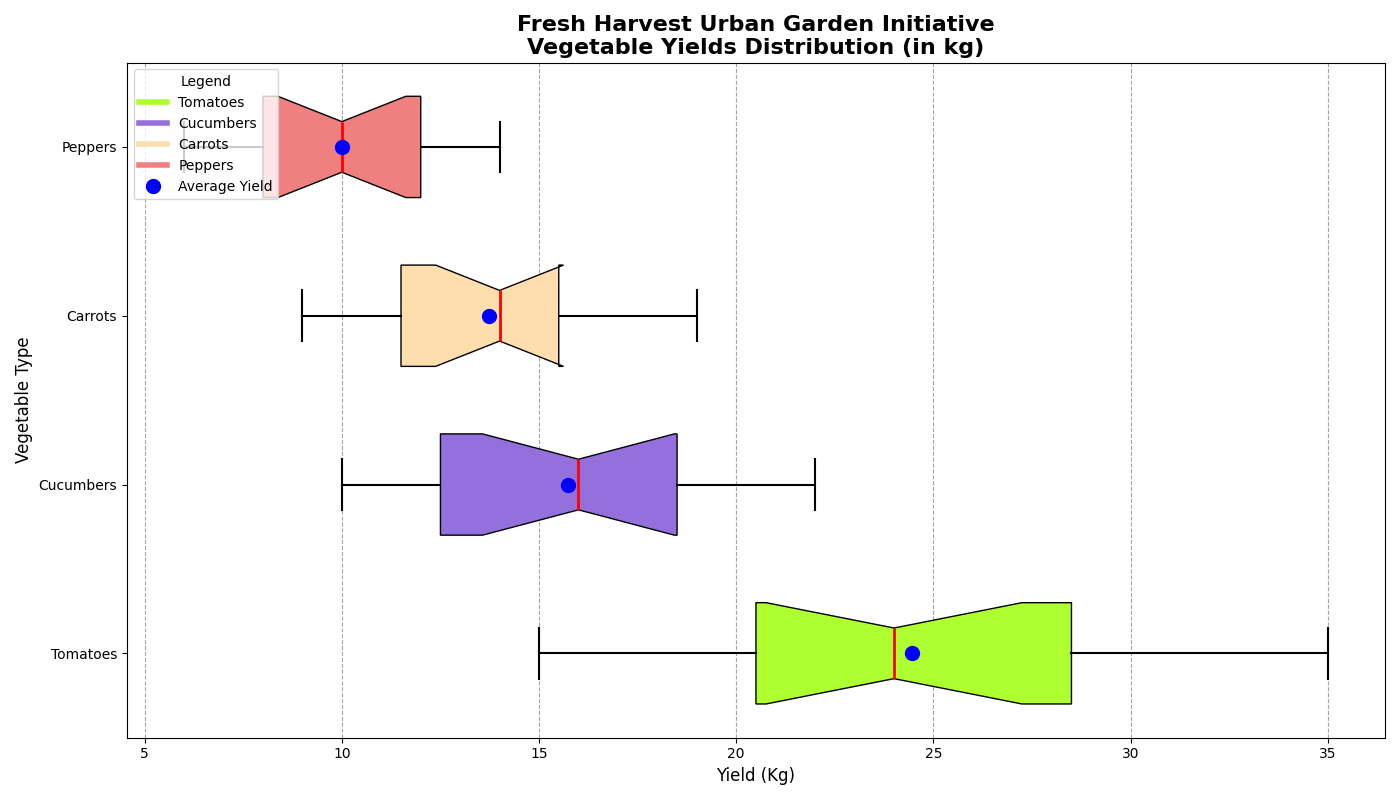

Source code (Python):
import matplotlib.pyplot as plt
import numpy as np

vegetables = ['Tomatoes', 'Cucumbers', 'Carrots', 'Peppers']
yields = {
    'Tomatoes': [15, 20, 22, 18, 25, 30, 35, 24, 28, 23, 19, 29, 31, 27, 21],
    'Cucumbers': [10, 15, 12, 18, 11, 17, 14, 20, 21, 16, 13, 19, 22, 10, 18],
    'Carrots': [9, 11, 13, 15, 14, 12, 10, 16, 18, 11, 14, 15, 17, 19, 12],
    'Peppers': [6, 8, 7, 11, 9, 12, 13, 10, 14, 12, 11, 9, 8, 13, 7]
}

data = [yields[veg] for veg in vegetables]
average_yields = [np.mean(yields[veg]) for veg in vegetables]

fig, ax = plt.subplots(figsize=(14, 8))

box = ax.boxplot(data, patch_artist=True, labels=vegetables, notch=True, widths=0.6, vert=False)

# Manually shuffled colors
shuffled_colors = ['#ADFF2F', '#9370DB', '#FFDEAD', '#F08080']
for patch, color in zip(box['boxes'], shuffled_colors):
    patch.set_facecolor(color)
for whisker in box['whiskers']:
    whisker.set(color='black', linestyle='-', linewidth=1.5)
for cap in box['caps']:
    cap.set(color='black', linewidth=1.5)
for median in box['medians']:
    median.set(color='red', linewidth=2)
for flier in box['fliers']:
    flier.set(markerfacecolor='orange', marker='o', markersize=6)

ax.scatter(average_yields, range(1, len(vegetables) + 1), color='blue', s=100, zorder=3, label='Average Yield')

ax.set_title('Fresh Harvest Urban Garden Initiative\nVegetable Yields Distribution (in kg)', fontsize=16, fontweight='bold')
ax.set_ylabel('Vegetable Type', fontsize=12)
ax.set_xlabel('Yield (Kg)', fontsize=12)

ax.xaxis.grid(True, linestyle='--', color='gray', alpha=0.7)
ax.set_axisbelow(True)

color_patches = [plt.Line2D([0], [0], color=color, lw=4) for color in shuffled_colors]
ax.legend(color_patches + [plt.Line2D([0], [0], color='blue', marker='o', lw=0, markersize=10)],
          vegetables + ['Average Yield'], title='Legend', loc='upper left', fontsize=10, frameon=True)

plt.tight_layout()
plt.show()
